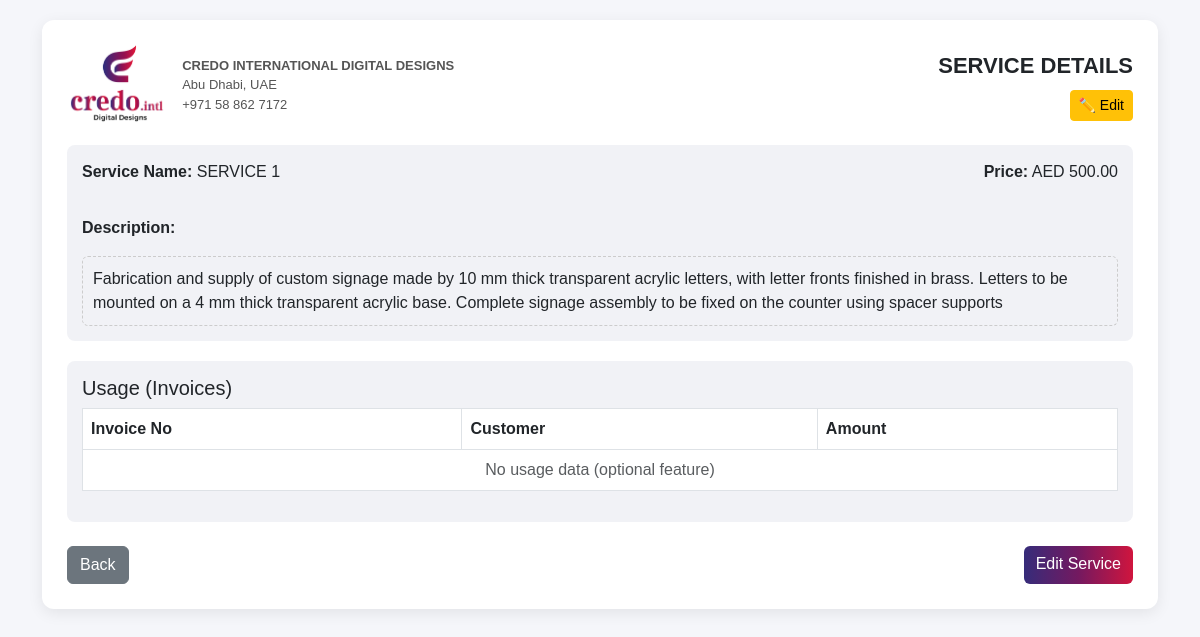
/service/7/, run on an earlier commit of the app's database.
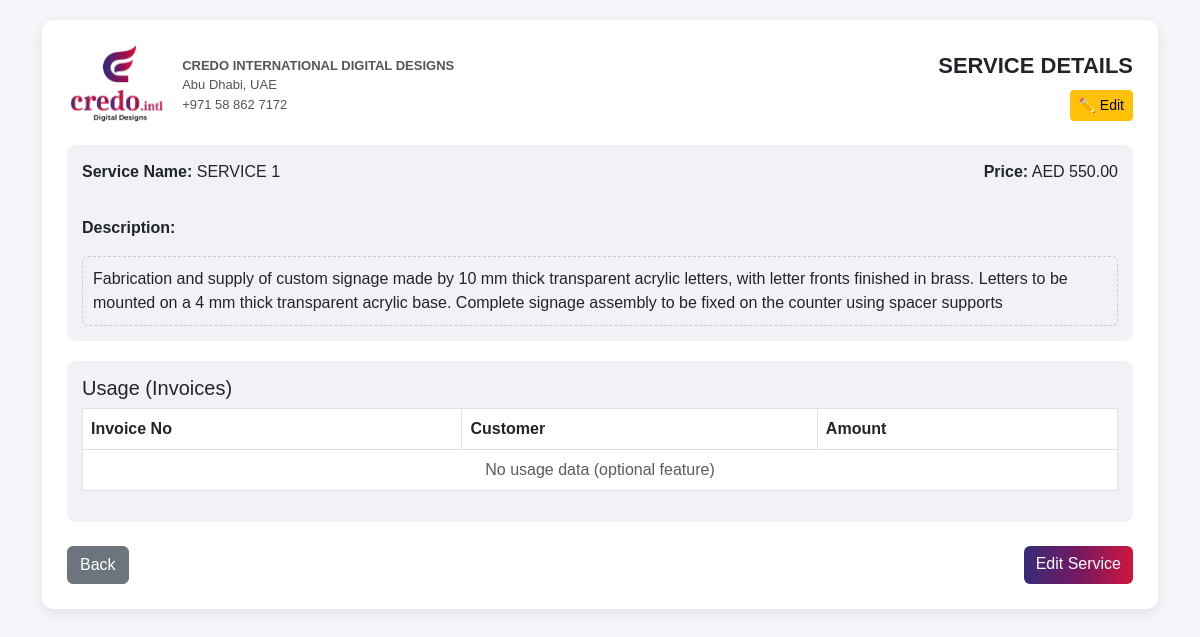
And on a later commit of the database.
### sales/models.py (models this page shows, shortened)
class Service(models.Model):
    name = models.CharField(max_length=200)
    description = models.TextField(blank=True, null=True)
    price = models.DecimalField(max_digits=10, decimal_places=2)

### sales/views.py (the view)
# urls.py: path('service/<int:pk>/', service_detail, name='service_detail'),
def service_detail(request, pk):
    service = get_object_or_404(Service, id=pk)
    return render(request, "sales/service_detail.html", {
        "service": service
    })

### templates/sales/service_detail.html (shortened to what this page needs)
{% load static %}
<!DOCTYPE html>
<html>
<head>
<link href="https://cdn.jsdelivr.net/npm/bootstrap@5.3.0/dist/css/bootstrap.min.css" rel="stylesheet">
</head>
<body>
<div class="container">
<div class="container-box">
<div class="header">
    <div class="d-flex align-items-center gap-3">
        <img src="{% static 'logo6.png' %}" class="logo">
        <div class="company-info">
            <b>CREDO INTERNATIONAL DIGITAL DESIGNS</b><br>
            Abu Dhabi, UAE<br>
            +971 58 862 7172
        </div>
    </div>
    <div class="text-end">
        <div class="title">SERVICE DETAILS</div>
        <a href="{% url 'edit_service' service.id %}"
           class="btn btn-warning btn-sm mt-2">
            ✏️ Edit
        </a>
    </div>
</div>
<div class="info-box">
    <div class="row">
        <div class="col-md-6">
            <p><b>Service Name:</b> {{ service.name }}</p>
        </div>
        <div class="col-md-6 text-md-end">
            <p><b>Price:</b> AED {{ service.price }}</p>
        </div>
    </div>
    <div class="mt-3">
        <p><b>Description:</b></p>
        <div style="border:1px dashed #ccc; padding:10px; border-radius:6px;">
            {{ service.description|default:"No description provided" }}
        </div>
    </div>
</div>
<div class="info-box">
    <h5>Usage (Invoices)</h5>
    <table class="table table-bordered">
        <thead>
            <tr>
                <th>Invoice No</th>
                <th>Customer</th>
                <th>Amount</th>
            </tr>
        </thead>
        <tbody>
            <tr>
                <td colspan="3" class="text-center text-muted">
                    No usage data (optional feature)
                </td>
            </tr>
        </tbody>
    </table>
</div>
<div class="mt-4 d-flex justify-content-between">
    <a href="{% url 'dashboard' %}" class="btn btn-secondary">
        Back
    </a>
    <a href="{% url 'edit_service' service.id %}" class="btn btn-gradient">
        Edit Service
    </a>
</div>
</div>
</div>
</body>
</html>

What changed in the data, as far as the page shows it:
changed Service "SERVICE 1": price "500.00" → "550.00"
